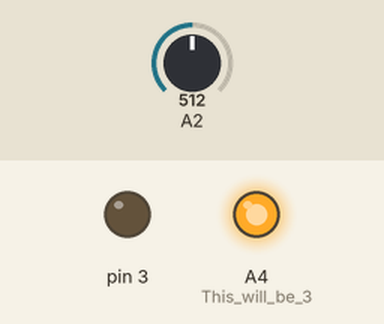
This sketch was run on a simulated Arduino Uno, built with avr-gcc and run on an emulated ATmega328P. Shown: output pins drawn as LEDs (lit = HIGH). The test bench sets the inputs (shaded band); at power-on: A2 = 512.

Above: at 1.2 s.
1.3 s: A2 set to 716
At 1.9 s:
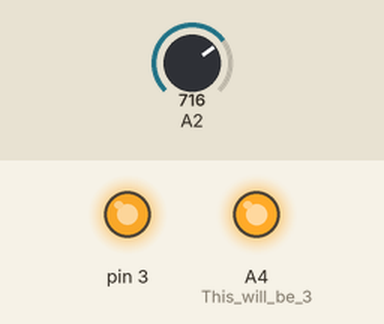
2.8 s: A2 set to 659
At 4.0 s:
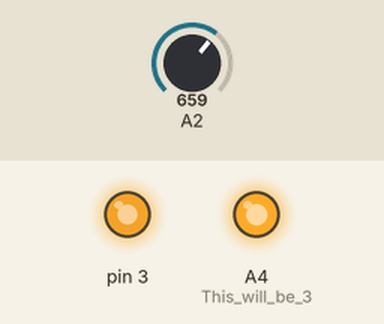
4.3 s: A2 set to 632
At 5.4 s:
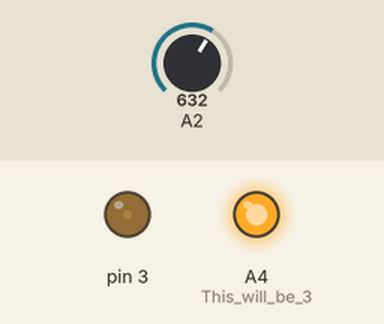
Timing chart, 0 to 7.3 s (numbered marks = the images above; inputs shaded):
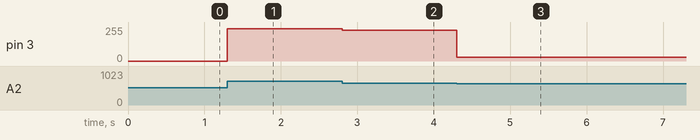

The sketch:

Original_Code_for_Potentiometer_motor.ino
```cpp
void setup() {
  pinMode(3, OUTPUT);
  pinMode(A0, OUTPUT);  //This will be GND for the potentiometer
  pinMode(A4, OUTPUT);  //This will be 3.3V for the pot.

  digitalWrite(A0, LOW);
  digitalWrite(A4, HIGH);

}


void loop() {
  int potent=analogRead(A2);
  Serial.println(potent);
  int motor_speed = (potent*255/1023);
  analogWrite(3, motor_speed);
}
```

Measured:
- the behaviour switches between 643 and 642 on A2 (found by bisection; images 2 and 3)
- after the input at 1.3 s, pin 3: 0/255 → 243/255 at once
- after the input at 2.8 s, pin 3: 243/255 → 229/255 at once
- after the input at 4.3 s, pin 3: 229/255 → 29/255 at once
